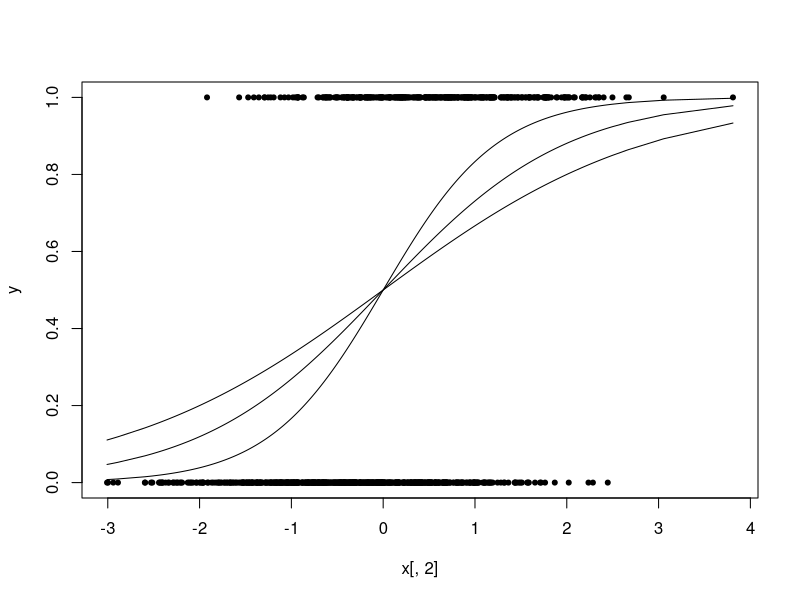
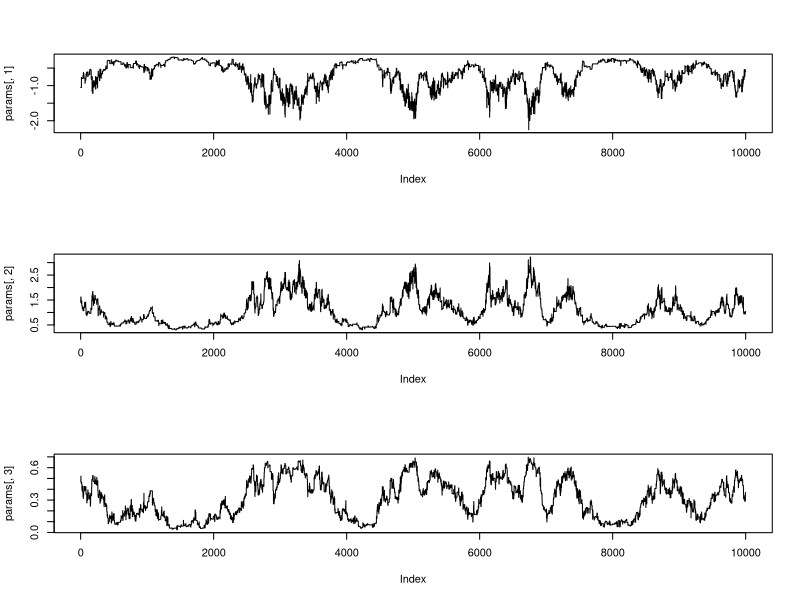
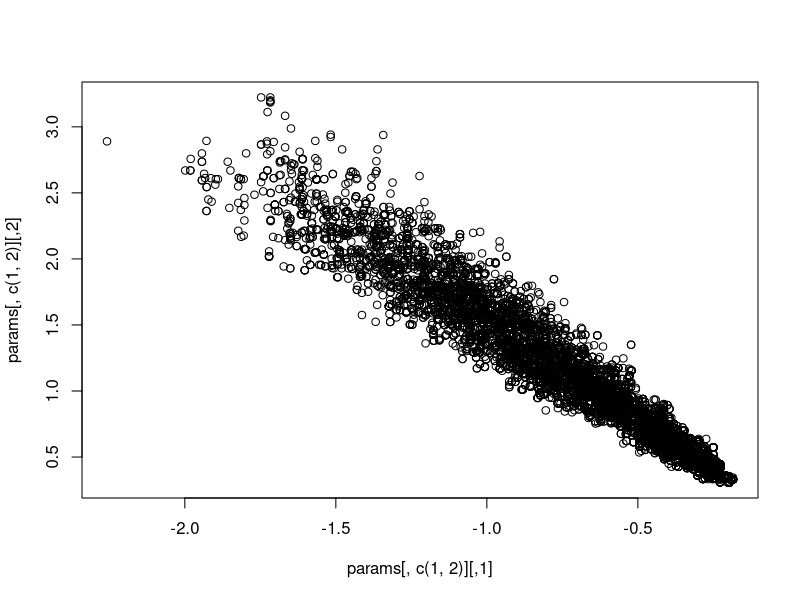
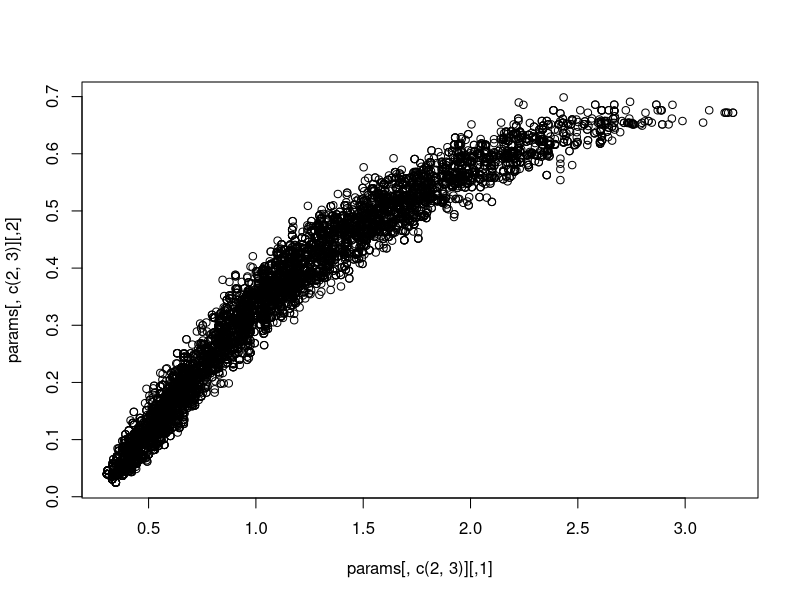
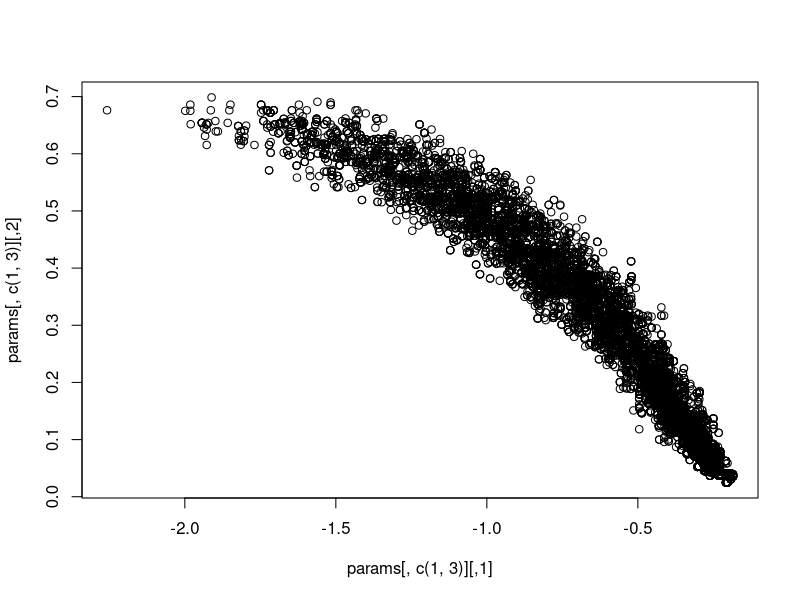

Source code (R) for these figures, in order:
##########
# varying base logistic
logit = function(x, b = exp(1))
    log(x/(1-x), base = b)
logistic = function(x, b = exp(1))
    1 / (1 + b^(-x))
autotune = function(accept, target = 0.25, k = 2.5)
    (1+(cosh(accept-target)-1)*(k-1)/(cosh(target-
        ceiling(accept-target))-1))^sign(accept-target)
calc.mode = function(dens, method="loess"){
    dx = dens$x
    dy = dens$y
    if (method == "loess"){
        l = loess(dy ~ dx)
        return (l$x[which.max(l$y)])
        }
    if (method == "density")
        return (dx[which.max(dy)])
    }

calc.post = function(params){
    beta = params[1:2]
    b = 1/params[3]
    # likelihood
    lx = logistic(x %*% beta, b)
    keep = which(lx != 1 & lx != 0)
    out = sum(y[keep]*log(lx[keep]) + (1-y[keep])*log(1-lx[keep]))
    # priors (beta ~ N(0, 1), b ~ Unif(1.5, 10))
    out = out + sum(dnorm(beta, 0, 1, log = TRUE))
    out = out + dunif(1/b, b.lower, b.upper, log = TRUE)
    return (out)
    }

# (y*log(logistic(x %*% beta, b)) + (1-y)*log(1-logistic(x %*% beta, b)))
# which(logistic(x %*% beta, b) == 1)

set.seed(1)
n = 1000
true.beta = c(-1.00, 1.50)
true.b = 2
b.lower = 0
b.upper = 1
x = cbind(1, sort(rnorm(n, 0, 1)))
y = rbinom(n, 1, prob = logistic(x %*% true.beta, true.b))

par(mfrow=c(1,1))
plot(x[,2], y, pch = 20)
points(x[,2], logistic(x[,2], exp(1)), type='l')
points(x[,2], logistic(x[,2], 2), type='l')
points(x[,2], logistic(x[,2], 5), type='l')

# initialize mcmc settings
nburn = 5000
nmcmc = 10000
window = 500
nparams = 3
params = matrix(0, nburn + nmcmc, nparams)
accept = matrix(0, nburn + nmcmc, nparams)
lower = c(-Inf, -Inf, b.lower)
upper = c(Inf, Inf, b.upper)

params[1,] = c(true.beta, (b.lower + b.upper)/2)
sigs = c(0.1, 0.1, 0.01)

post = calc.post(params[1,])
cand.param = params[1,]
post.mat = matrix(-Inf, nburn + nmcmc, nparams)
post.mat[1, 1] = post

for (i in 2:(nburn+nmcmc)){
    cat("\rIteration",i,"/",nburn+nmcmc)
    params[i,] = params[i-1,]
    for (j in 1:nparams){
        cand = rnorm(1, params[i,j], sigs[j])
        if (cand >= lower[j] && cand <= upper[j]){
            cand.param[j] = cand
            cand.post = calc.post(cand.param)
            # check whether to accept draw or not
            if (log(runif(1)) < cand.post - post){
                post = cand.post
                params[i,j] = cand
                accept[i,j] = 1
            } else {
                cand.param[j] = params[i,j]
                }
        } else {
            cand.param[j] = params[i,j]
            }
        post.mat[i, j] = post
        }
    # adjust the candidate sigma
    if (floor(i/window) == i/window && i <= nburn)
        sigs = sigs*autotune(apply(accept[(i-window+1):i,], 2,
            mean), k = max(window/50, 1.1))
    if (i == (nburn+nmcmc))
        cat("\n")
    }

# plot(x[,2], y, pch = 20)
# points(x[,2], logistic(x %*% cand.param[1:2], cand.param[3]), type='l')
# points(x[,2], logistic(x %*% params[i,1:2], params[i,3]), type='l')

params = params[(nburn+1):(nburn+nmcmc),]
accept = accept[(nburn+1):(nburn+nmcmc),]

par(mfrow=c(3,1))
plot(params[,1], type='l')
plot(params[,2], type='l')
plot(params[,3], type='l')
 
calc.mode(density(1/params[,3]))

apply(params, 2, mean)
apply(accept, 2, mean)

max(post.mat)
# with b in (1.5, 10)
# n = 200, true.beta = c(-1.0, 1.5), true.b = 5 (fixed at 5): -82.36014
# n = 200, true.beta = c(-1.0, 1.5), true.b = 5 (fixed at exp(1)): -84.26674
# n = 200, true.beta = c(-1.0, 1.5), true.b = 5 (fixed at 2): -87.12315
# n = 200, true.beta = c(-1.0, 1.5), true.b = 5 (varying between 1.5 and 10): -81.70131
# the likelihood may be higher, but the posterior distribution is essentiall uniform (the prior)

# even when letting b vary from 1.5 to 100, the distribution was
# about uniform (maybe slightly skewed), but no increase in likelihood

par(mfrow=c(1,1))
plot(params[,c(1,2)])
plot(params[,c(2,3)])
plot(params[,c(1,3)])
